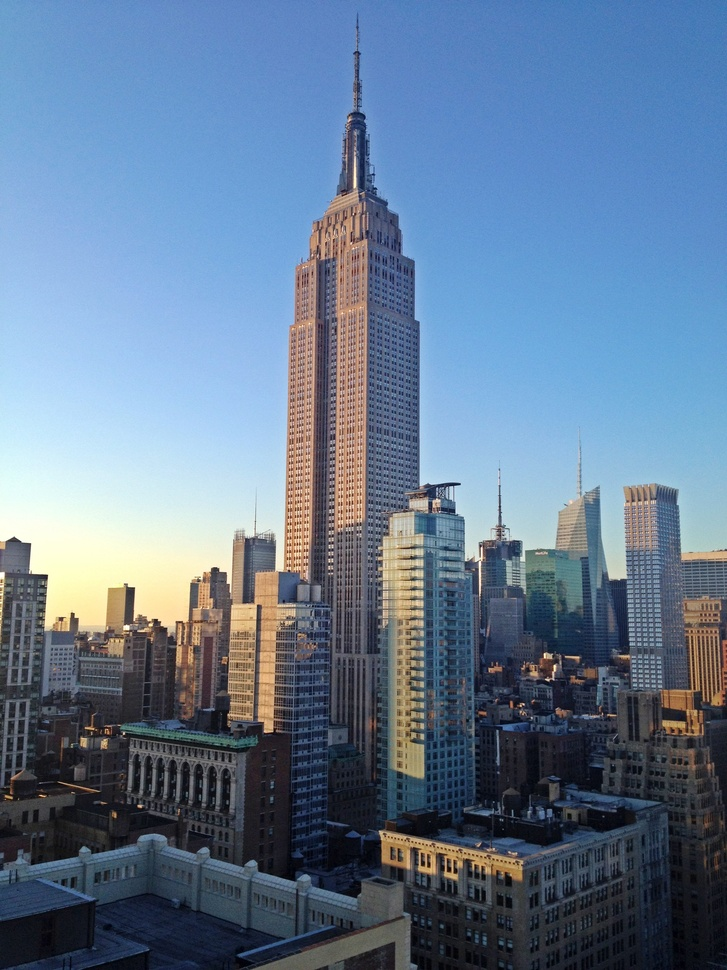
#> input picture empire.jpg, 727 x 970 px, shrunk from 2448 x 3264 before the run
$ python grayLevel.py
#> lines starting #> are read from the running program, lines starting #| are printed output that depends on the picture
'''
Created on Jan 5, 2015

@author: edwingsantos
'''

if __name__ == '__main__':
    pass

from scipy import ndimage
from PIL import Image
from pylab import *

im = array(Image.open('empire.jpg').convert('L'))
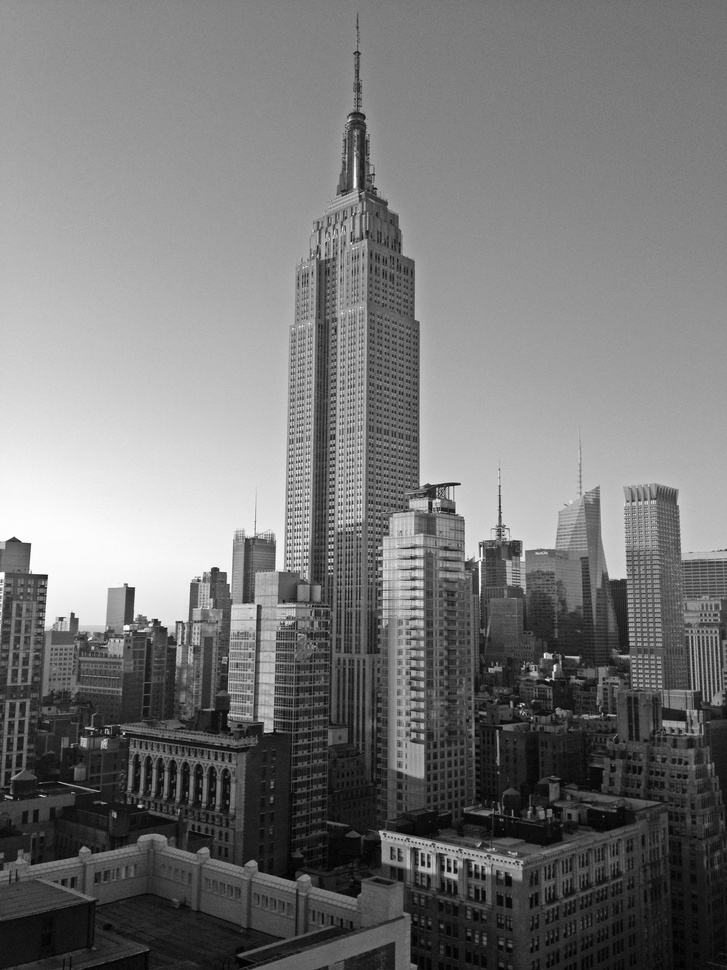
#> im: shape (970, 727); min 0, max 255, mean 118.6
im1 = array(Image.open('empire.jpg'))
#> im1 is the input picture: shape (970, 727, 3); mean R, G, B 100, 122.5, 147.8
H = array([[1.4,0.05,-100],[0.05,1.5,-100],[0,0,1]])
im2 = ndimage.affine_transform(im, H[:2,:2],(H[0,2],H[1,2]))
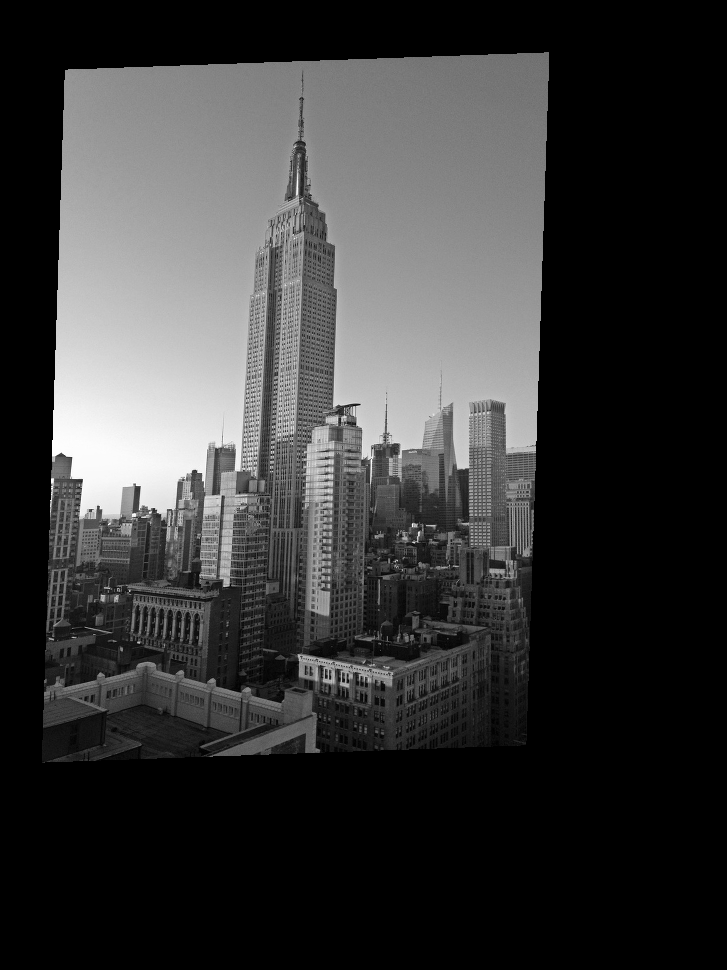
#> im2: shape (970, 727); min 0, max 255, mean 56.4
figure()

gray()
imshow(im2)
#imshow(im1)
show()
